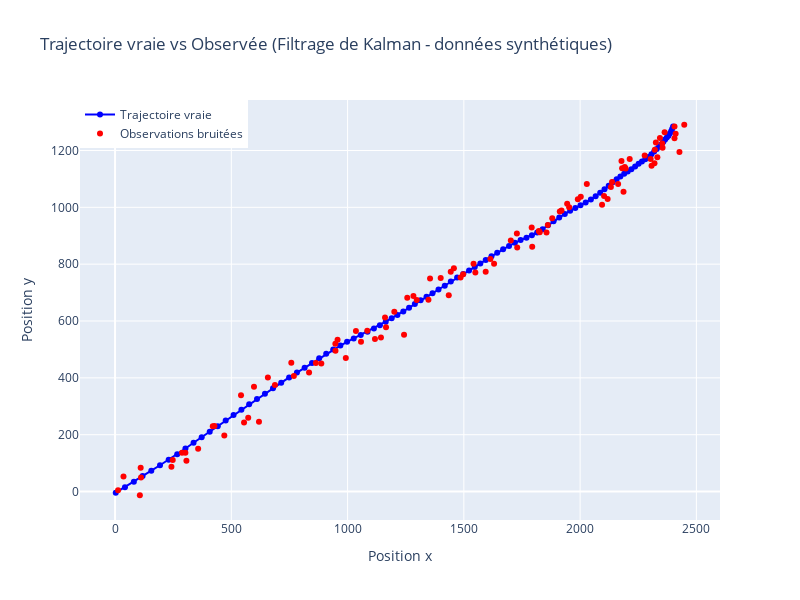

The notebook cell saved with this chart:
### Code cell
#Visualisation de la trajectoire et des observations
fig = go.Figure()

# Trajectoire vraie
fig.add_trace(go.Scatter(
    x=x[0], y=x[2],
    mode='lines+markers',
    name='Trajectoire vraie',
    line=dict(color='blue')
))

# Trajectoire observée
fig.add_trace(go.Scatter(
    x=y[0], y=y[1],
    mode='markers',
    name='Observations bruitées',
    marker=dict(color='red', size=6, symbol='circle')
))

fig.update_layout(
    title='Trajectoire vraie vs Observée (Filtrage de Kalman - données synthétiques)',
    xaxis_title='Position x',
    yaxis_title='Position y',
    legend=dict(x=0, y=1),
    width=800,
    height=600
)

fig.show()
